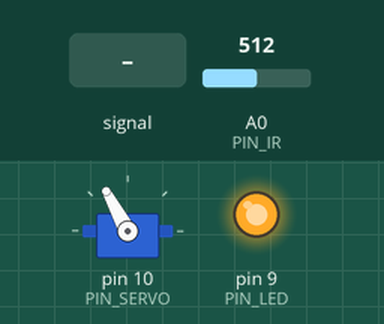
This sketch was run on a simulated Arduino Uno, built with avr-gcc and run on an emulated ATmega328P. On the bench: servo, output pins drawn as LEDs (lit = HIGH). Inputs (shaded band) come from the test bench; at power-on: A0 (PIN_IR) = 512. What the sketch prints to the serial monitor is not drawn.

Above: at 1.2 s.
1.3 s: A0 (PIN_IR) fed a 200 Hz sine of ±81 counts around its level
4.3 s: A0 (PIN_IR) set to 900
At 4.56 s:
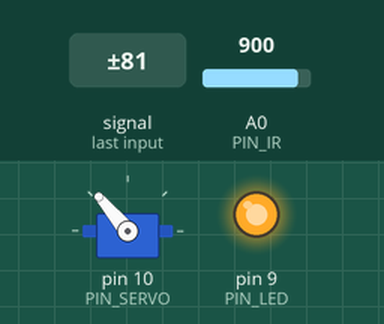
6.0 s: A0 (PIN_IR) set to 122
At 6.37 s:
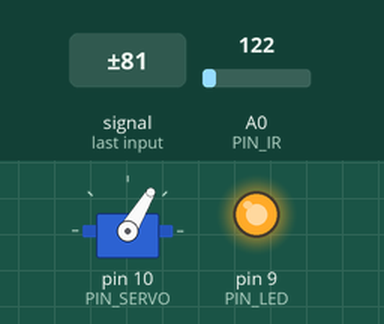
At 7.2 s:
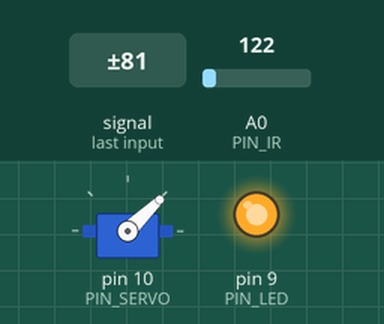
7.9 s: A0 (PIN_IR) set to 0
Timing chart, 0 to 10.9 s (numbered marks = the images above; inputs shaded):
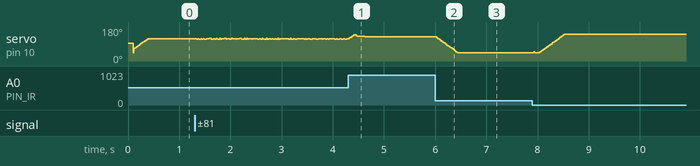

Measured:
- after the input at 6.0 s, servo on pin 10 (PIN_SERVO): moves from 129° to 44° over 0.42 s, starting at once

The sketch:

26P14_PDcontrol_20213362.ino
```cpp
#include <Servo.h>

// Arduino pin assignment
#define PIN_IR A0
#define PIN_LED 9
#define PIN_SERVO 10
#define PIN_TRIG 12
#define PIN_ECHO 13

// Distance sensor
#define _DIST_ALPHA 0.01  //DIST_ALPHA 값 설정

#define _DIST_TARGET 255    //정지하려는 위치 목표값
#define _DUTY_MIN 300 // servo full clockwise position (0 degree)
#define _DUTY_NEU 1500 // servo neutral position (90 degree)
#define _DUTY_MAX 2600 // servo full counterclockwise position (180 degree)

// configurable parameters
#define SND_VEL 346.0 // sound velocity at 24 celsius degree (unit: m/s)
#define _INTERVAL_DIST 25  // USS interval (unit: ms)
#define _INTERVAL_SERVO 5  // servo interval (unit: ms)
#define _INTERVAL_SERIAL 150 // serial interval (unit: ms)
#define _DIST_MIN 100 // minimum distance to be measured (unit: mm)
#define _DIST_MAX 450 // maximum distance to be measured (unit: mm)
#define INTERVAL 100 // sampling interval (unit: ms)

// Servo speed control
#define _SERVO_ANGLE 30 // 최대 가동범위에 따른 목표 서보 회전각
#define _SERVO_SPEED 13 // 서보 속도 설정

#define _DUTY_MIN 1000 // servo full clockwise position (0 degree)
#define _DUTY_NEU 1500 // servo neutral position (90 degree)
#define _DUTY_MAX 2000 // servo full counterclockwise position (180 degree)

#define _KP 2        //비례제어 값
#define _KD 46         //미분제어 값


Servo myservo;
int a, b; // unit: mm
float dist_target; // location to send the ball
float dist_raw, dist_ema, alpha, dist_min, dist_max; //거리와 노이즈 필터 적용 후 거리를 저장하기 위한 변수

// Event periods
unsigned long last_sampling_time_dist, last_sampling_time_servo, last_sampling_time_serial; //마지막으로 측정한 거리, 마지막으로 측정한 서보 각도(각 이벤트별로 업데이트를 위해 측정하는 시간)
bool event_dist, event_servo, event_serial; //이벤트 별로 이번 루프에서 업데이트 여부

// Servo speed control
int duty_chg_per_interval; //interval 당 최대 duty 변화량
int duty_target, duty_curr; //목표 duty와 현재 duty 값
unsigned long last_sampling_time; // unit: ms

// PID variables
float error_curr, error_prev, control, pterm, dterm, iterm;
//error_curr: 현재 주기 오차값 / error_prev : 이전 주기 오차 값 / control : PID 제어량 / pterm, dterm, iterm : 비례,적분,미분 이득값


void setup() {
// initialize GPIO pins
  pinMode(PIN_LED,OUTPUT);
  digitalWrite(PIN_LED, 1);
  myservo.attach(PIN_SERVO);
  myservo.writeMicroseconds(1500);

  dist_min = _DIST_MIN;
  dist_max = _DIST_MAX;
  alpha = _DIST_ALPHA;

  dist_raw = 0.0; // raw distance output from USS (unit: mm)


  duty_curr = 1499;

  duty_curr=_DUTY_MIN; // duty_curr 값 초기화
  dist_raw = dist_ema = ir_distance_filtered();
  error_curr = error_prev = dist_target - dist_ema;
  dist_target=_DIST_TARGET; //dist_target 값 초기화
  a = 70; //70;
  b = 363; //300;

  last_sampling_time_dist = last_sampling_time_servo = last_sampling_time_serial = 0;
  event_dist = event_servo = event_serial = false;

  Serial.begin(57600);
  last_sampling_time = 0;

  duty_chg_per_interval = (_DUTY_MAX - _DUTY_MIN)*(_SERVO_SPEED/float(_SERVO_ANGLE))*(_INTERVAL_DIST/1000.0); //duty_chg_per_interval 값 설정
}

float ir_distance(void){ //
  float val;
  float volt = float(analogRead(PIN_IR));
  val = ((6762.0/(volt-9.0))-4.0) * 10.0;
  return val;
}
float ir_distance_filtered(void){ // return value unit: mm
  return ir_distance(); // for now, just use ir_distance() without noise filter.
}


void loop() {

  if(millis() < last_sampling_time + INTERVAL) return;
  unsigned long time_curr = millis();
  if(time_curr >= last_sampling_time_dist + _INTERVAL_DIST){
          last_sampling_time_dist += _INTERVAL_DIST;
          event_dist = true;
  }
  if(time_curr >= last_sampling_time_servo + _INTERVAL_SERVO){
          last_sampling_time_servo += _INTERVAL_SERVO;
          event_servo = true;
  }
  if(time_curr >= last_sampling_time_serial + _INTERVAL_SERIAL){
          last_sampling_time_serial += _INTERVAL_SERIAL;
          event_serial = true;
  }

  dist_raw = ir_distance_filtered();
  dist_ema = alpha*dist_raw + (1-alpha)*dist_ema;
  double dist_raw_prev;
  if (dist_min <= dist_raw && dist_raw <= dist_max) {
    dist_raw_prev = dist_raw;
  } else {
    dist_raw = dist_raw_prev;
  }
  float dist_cali = 100 + 300.0 / (b - a) * (dist_ema - a);


  if(event_dist) {
    event_dist = false;
  // get a distance reading from the distance sensor

  // PID control logic
    error_curr = (dist_target - dist_cali);
    pterm = _KP * error_curr ;
    dterm = _KD * (error_curr - error_prev);
    control = pterm + dterm;

  // duty_target = f(duty_neutral, control)
    duty_target = _DUTY_NEU + control;

  // keep duty_target value within the range of [_DUTY_MIN, _DUTY_MAX]
    if(duty_target > _DUTY_MAX){duty_target = _DUTY_MAX;}
    if(duty_target < _DUTY_MIN){duty_target = _DUTY_MIN;}

    error_prev = error_curr;
  }

  if(event_servo) {
    event_servo=false;

    // adjust duty_curr toward duty_target by duty_chg_per_interval
    if(duty_target > duty_curr) {
      duty_curr += duty_chg_per_interval;
      if(duty_curr > duty_target) duty_curr = duty_target;
    }
    else {
      duty_curr -= duty_chg_per_interval;
      if(duty_curr < duty_target) duty_curr = duty_target;
    }

    // update servo position
    myservo.writeMicroseconds(duty_curr);
  }

  if(event_serial) {
    event_serial = false;
    Serial.print("dist_cali:");
    Serial.print(dist_cali);
    Serial.print(",dist_ema:");
    Serial.print(dist_ema);
    Serial.print(",pterm:");
    Serial.print(map(pterm,-1000,1000,510,610));
    Serial.print(",dterm:");
    Serial.print(map(dterm,-1000,1000,510,610));
    Serial.print(",duty_target:");
    Serial.print(map(duty_target,1000,2000,410,510));
    Serial.print(",duty_curr:");
    Serial.print(map(duty_curr,1000,2000,410,510));
    Serial.println(",Min:100,Low:200,dist_target:255,High:310,Max:410");
  }
}
```
